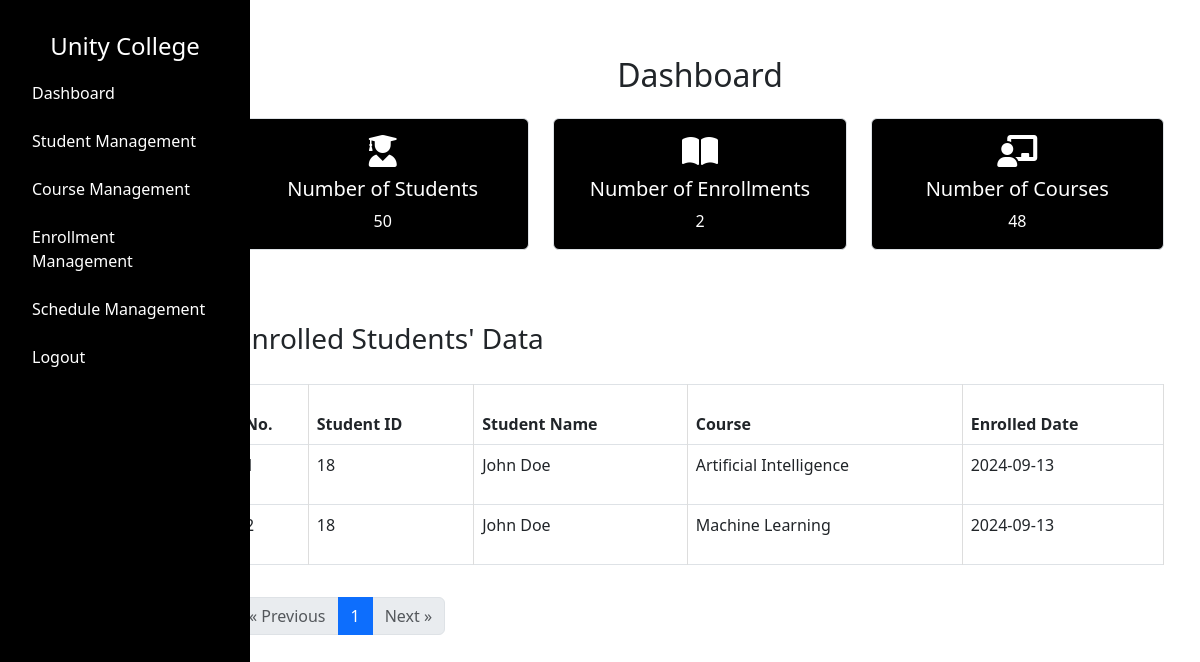
/admin/dashboard (signed in), run on an earlier commit of the app's database.
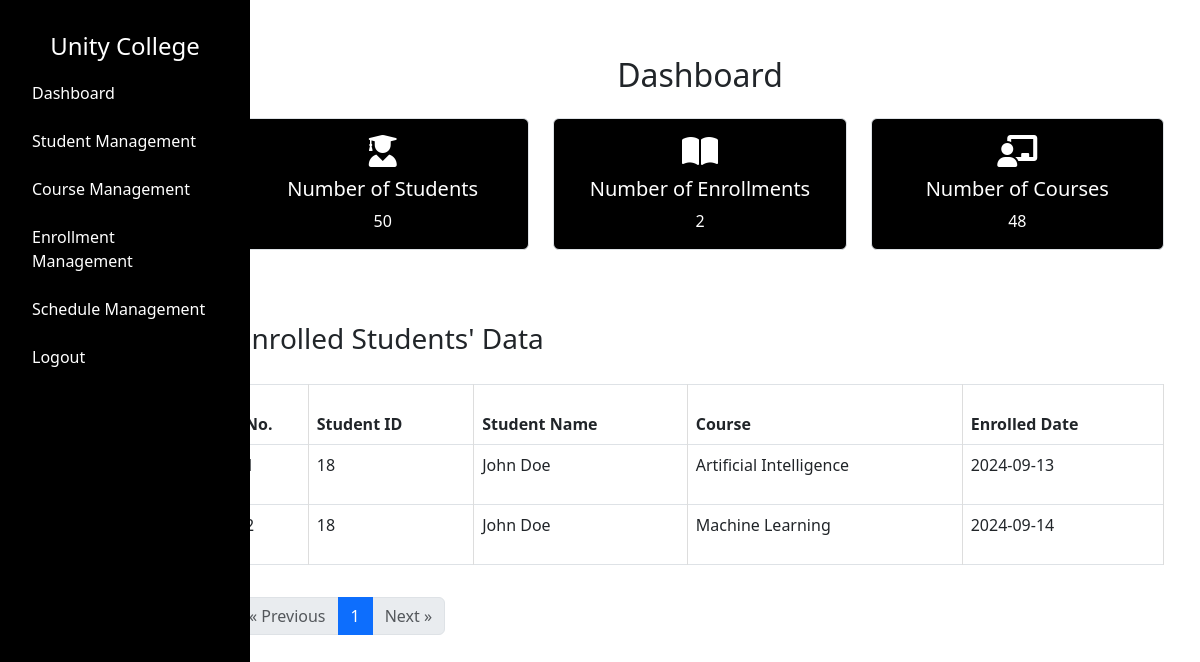
And on a later commit of the database.
### tables this page shows
CREATE TABLE "enrollment" (
    "id" INTEGER PRIMARY KEY AUTOINCREMENT,
    "student_id" INTEGER NOT NULL,
    "course_id" INTEGER NOT NULL,
    "enroll_date" DATE NOT NULL,
    FOREIGN KEY("student_id") REFERENCES "student"("id") ON DELETE RESTRICT,
    FOREIGN KEY("course_id") REFERENCES "course"("id") ON DELETE RESTRICT
);

CREATE TABLE "student" (
    "id" INTEGER PRIMARY KEY AUTOINCREMENT,
    "first_name" TEXT NOT NULL,
    "last_name" TEXT NOT NULL,
    "email" TEXT NOT NULL,
    "phone" INTEGER NOT NULL,
    "address" TEXT NOT NULL,
    "password" TEXT NOT NULL
);

CREATE TABLE "course" (
    "id" INTEGER PRIMARY KEY AUTOINCREMENT,
    "name" TEXT NOT NULL,
    "image" TEXT NOT NULL,
    "description" TEXT NOT NULL,
    "credits" INTEGER NOT NULL,
    "lecturer" TEXT NOT NULL
);

### app.py (the view)
@app.route("/admin/dashboard")
def admin_dashboard():
    if 'username' not in session or session.get('user_type') != 'admin':
        return redirect(url_for('admin_login'))
    username = session.get('username')
    try:
        total_students = query_db("SELECT COUNT(*) FROM student", one=True)[0]
        total_courses = query_db("SELECT COUNT(*) FROM course", one=True)[0]
        total_enrollments = query_db("SELECT COUNT(*) FROM enrollment", one=True)[0]
        page = request.args.get('page', 1, type=int)
        per_page = 10
        offset = (page - 1) * per_page
        enrolled_students = query_db("""
            SELECT
                student.id AS student_id,
                student.first_name || ' ' || student.last_name AS student_name,
                course.name AS course_name,
                enrollment.enroll_date
            FROM enrollment
            JOIN student ON enrollment.student_id = student.id
            JOIN course ON enrollment.course_id = course.id
            LIMIT ? OFFSET ?
        """, (per_page, offset))
        total_enrolled_students = query_db("""
            SELECT COUNT(*)
            FROM enrollment
            JOIN student ON enrollment.student_id = student.id
            JOIN course ON enrollment.course_id = course.id
        """, one=True)[0]
        total_pages = (total_enrolled_students + per_page - 1) // per_page
    except Exception as e:
        print(traceback.format_exc())
        total_students = total_courses = total_enrollments = 0
        enrolled_students = []
        total_pages = 0
    return render_template(
        "admin/dashboard.html",
        username=username,
        total_students=total_students,
        total_courses=total_courses,
        total_enrollments=total_enrollments,
        enrolled_students=enrolled_students,  # Pass the enrolled students data
        current_page=page,
        total_pages=total_pages
    )

### dbcontroller.py (called while the page is built)
def query_db(query, args=(), one=False):
    con = sqlite3.connect('advweb.db')
    cur = con.cursor()
    cur.execute(query, args)
    rv = cur.fetchall()
    cur.close()
    con.close()
    return (rv[0] if rv else None) if one else rv

### templates/admin/dashboard.html (shortened to what this page needs)
{% extends '/admin/layout.html' %} {% block content %}
<link
  rel="stylesheet"
  href="https://cdnjs.cloudflare.com/ajax/libs/font-awesome/6.0.0-beta3/css/all.min.css"
/>
<link href="/static/css/admin/dashboard.css" rel="stylesheet" />
<div class="container mt-4">
  <h2 class="text-center mb-4">Dashboard</h2>
  <div class="row">
    <div class="col-12 col-md-4 mb-4">
      <div class="card">
        <div class="card-body">
          <i class="fas fa-user-graduate fa-2x"></i>
          <h5 class="card-title mt-2">Number of Students</h5>
          <p class="card-text">{{ total_students }}</p>
        </div>
      </div>
    </div>
    <div class="col-12 col-md-4 mb-4">
      <div class="card">
        <div class="card-body">
          <i class="fas fa-book-open fa-2x"></i>
          <h5 class="card-title mt-2">Number of Enrollments</h5>
          <p class="card-text">{{ total_enrollments }}</p>
        </div>
      </div>
    </div>
    <div class="col-12 col-md-4 mb-4">
      <div class="card">
        <div class="card-body">
          <i class="fas fa-chalkboard-teacher fa-2x"></i>
          <h5 class="card-title mt-2">Number of Courses</h5>
          <p class="card-text">{{ total_courses }}</p>
        </div>
      </div>
    </div>
  </div>
  <div class="row mt-5">
    <div class="col-12">
      <h3>Enrolled Students' Data</h3>
      <div class="table-responsive">
        <table class="table table-bordered">
          <thead>
            <tr>
              <th>No.</th>
              <th>Student ID</th>
              <th>Student Name</th>
              <th>Course</th>
              <th>Enrolled Date</th>
            </tr>
          </thead>
          <tbody>
            {% if enrolled_students %} {% for student in enrolled_students %}
            <tr>
              <td>{{ loop.index + (current_page - 1) * 10 }}</td>
              <td>{{ student[0]}}</td>
              <td>{{ student[1]}}</td>
              <td>{{ student[2]}}</td>
              <td>{{ student[3]}}</td>
            </tr>
            {% endfor %} {% else %}
            <tr>
              <td colspan="5" class="text-center">No enrollments found.</td>
            </tr>
            {% endif %}
          </tbody>
        </table>
      </div>
      <div class="row mt-3">
        <div class="col-12">
          <nav aria-label="Page navigation">
            <ul class="pagination">
              <li
                class="page-item {% if current_page == 1 %}disabled{% endif %}"
              >
                <a
                  class="page-link"
                  href="{{ url_for('admin_dashboard', page=current_page-1) }}"
                  aria-label="Previous"
                >
                  <span aria-hidden="true">&laquo;</span> Previous
                </a>
              </li>
              {% for page_num in range(1, total_pages + 1) %}
              <li
                class="page-item {% if page_num == current_page %}active{% endif %}"
              >
                <a
                  class="page-link"
                  href="{{ url_for('admin_dashboard', page=page_num) }}"
                  >{{ page_num }}</a
                >
              </li>
              {% endfor %}
              <li
                class="page-item {% if current_page == total_pages %}disabled{% endif %}"
              >
                <a
                  class="page-link"
                  href="{{ url_for('admin_dashboard', page=current_page+1) }}"
                  aria-label="Next"
                >
                  Next <span aria-hidden="true">&raquo;</span>
                </a>
              </li>
            </ul>
          </nav>
        </div>
      </div>
    </div>
  </div>
</div>
{% endblock %}

What changed in the data, as far as the page shows it:
removed enrollment: student "18", student "John Doe", name "Machine Learning", enroll_date "2024-09-13"
added enrollment: student "18", student "John Doe", name "Machine Learning", enroll_date "2024-09-14"
